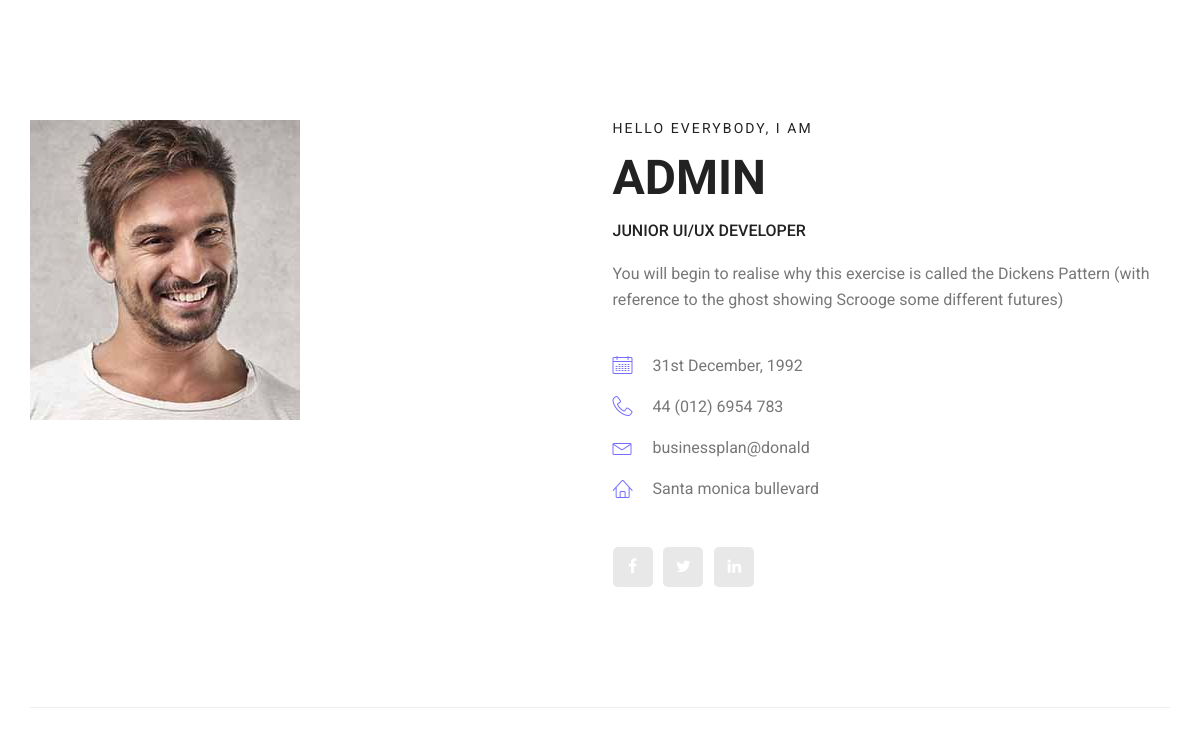
Page /about-us (signed in) on the committed database.
### temiblog.py (models this page shows)
class User(db.Model,UserMixin):
       id = db.Column(db.Integer,primary_key=True)
       username = db.Column(db.String(100))
       name = db.Column(db.String(100))
       password = db.Column(db.String(50))
       email = db.Column(db.String(255))
       career = db.Column(db.String(255))
       fblk = db.Column(db.String(255))
       twlk = db.Column(db.String(255))
       anylk = db.Column(db.String(255))
       dob = db.Column(db.String(50))
       address = db.Column(db.String(255))
       user_pix =db.Column(db.String(200))
       message = db.Column(db.Text)
       today=db.Column(db.Date, nullable=False, default=datetime.now)

### temiblog.py (the view)
@app.route('/about-us')
@login_required
def profile():
        posts = User.query.all()
        return render_template('./profile/about-us.html', posts=posts)

### temiblog.py (called while the page is built)
@login_manager.user_loader
def load_user(user_id):
       return User.query.filter_by(id=user_id).first()

### templates/profile/about-us.html (shortened to what this page needs)
<!doctype html>
<html lang="en">
    <head>
		<link rel="stylesheet" href="{{url_for('static', filename='profile/css/bootstrap.css')}}">
        <link rel="stylesheet" href="{{url_for('static', filename='profile/vendors/linericon/style.css')}}">
        <link rel="stylesheet" href="{{url_for('static', filename='profile/css/font-awesome.min.css')}}">
		<link rel="stylesheet" href="{{url_for('static', filename='profile/vendors/owl-carousel/owl.carousel.min.css')}}">
		<link rel="stylesheet" href="{{url_for('static', filename='profile/vendors/lightbox/simpleLightbox.css')}}">
        <link rel="stylesheet" href="{{url_for('static', filename='profile/vendors/nice-select/css/nice-select.css')}}">
        <link rel="stylesheet" href="{{url_for('static', filename='profile/vendors/animate-css/animate.css')}}">
		<link rel="stylesheet" href="{{url_for('static', filename='profile/vendors/popup/magnific-popup.css')}}">
		<link rel="stylesheet" href="{{url_for('static', filename='profile/css/style.css')}}">
		<link rel="stylesheet" href="{{url_for('static', filename='profile/css/responsive.css')}}">
    </head>
    <body>
        <section class="profile_area">
           	<div class="container">
           		<div class="profile_inner p_120">
					<div class="row">
						<div class="col-lg-5">
							<img class="img-fluid" src="{{url_for('static', filename='userpix/'+current_user.user_pix)}}" alt="">
						</div>
						<div class="col-lg-7">
							<div class="personal_text">
								<h6>Hello Everybody, i am</h6>
								<h3>{{current_user.username}}</h3>
								<h4>Junior UI/UX Developer</h4>
								<p>You will begin to realise why this exercise is called the Dickens Pattern (with reference to the ghost showing Scrooge some different futures)</p>
								<ul class="list basic_info">
									<li><a href="#"><i class="lnr lnr-calendar-full"></i> 31st December, 1992</a></li>
									<li><a href="#"><i class="lnr lnr-phone-handset"></i> 44 (012) 6954 783</a></li>
									<li><a href="#"><i class="lnr lnr-envelope"></i> businessplan@donald</a></li>
									<li><a href="#"><i class="lnr lnr-home"></i> Santa monica bullevard</a></li>
								</ul>
								<ul class="list personal_social">
									<li><a href="{{current_user.fblk}}"><i class="fa fa-facebook"></i></a></li>
									<li><a href="#"><i class="fa fa-twitter"></i></a></li>
									<li><a href="#"><i class="fa fa-linkedin"></i></a></li>
								</ul>
							</div>
						</div>
					</div>
           		</div>
            </div>
        </section>
    </body>
</html>

### static/profile/css/style.css (style rules this page uses)
.list { list-style: none; margin: 0px; padding: 0px; }
a { text-decoration: none; transition: all 0.3s ease-in-out; }
body { line-height: 26px; font-size: 16px; font-family: "Roboto", sans-serif; font-weight: normal; color: #777777; }
h1, h2, h3, h4, h5, h6 { font-family: "Heebo", sans-serif; font-weight: bold; }
.p_120 { padding-top: 120px; padding-bottom: 120px; }
@media (min-width: 1200px) { .container { max-width: 1170px; } }
h3 { font-size: 24px; }
h4 { font-size: 18px; }
h6 { font-size: 14px; }
.profile_area .col-lg-7 { vertical-align: middle; align-self: center; }
.profile_inner { border-bottom: 1px solid #eeeeee; }
.profile_inner .personal_text { padding-left: 95px; }
.personal_text h6 { font-size: 14px; font-family: "Roboto", sans-serif; text-transform: uppercase; letter-spacing: 2.1px; font-weight: normal; margin-bottom: 12px; color: #222222; }
.personal_text h4 { font-size: 16px; font-weight: 500; font-family: "Roboto", sans-serif; text-transform: uppercase; margin-bottom: 20px; color: #222222; }
.personal_text h3 { font-size: 48px; text-transform: uppercase; margin-bottom: 15px; color: #222222; }
.personal_text p { font-family: "Roboto", sans-serif; max-width: 540px; color: #777777; margin-bottom: 40px; }
.personal_text .basic_info li { margin-bottom: 15px; }
.personal_text .basic_info li a { position: relative; padding-left: 40px; font-size: 16px; color: #777777; }
.personal_text .basic_info li a i { position: absolute; left: 0px; top: 50%; transform: translateY(-50%); font-size: 20px; color: #766dff; }
.personal_text .basic_info li:last-child { margin-bottom: 0px; }
.personal_text .personal_social { margin-top: 45px; }
.personal_text .personal_social li { display: inline-block; margin-right: 7px; }
.personal_text .personal_social li:last-child { margin-right: 0px; }
.personal_text .personal_social li a { line-height: 40px; width: 40px; background: #e8e8e8; border-radius: 5px; display: inline-block; text-align: center; color: #fff; font-size: 16px; }

### rows in the picture
User: user_pix (picture), username "ADMIN"
